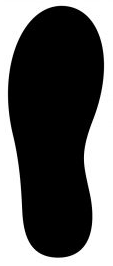
#> input picture sample/cord-plot/shoose.png, 113 x 266 px
$ python cross_section.py
#> lines starting #> are read from the running program, lines starting #| are printed output that depends on the picture
# -*- coding: utf-8 -*-
"""
Created on Sat Sep 23 21:41:41 2023

@author: square
"""

from PIL import Image
import numpy as np
import matplotlib.pyplot as plt

with Image.open("shoose.png") as im:
#> im is the input picture: PIL image 113x266 RGBA; mean R, G, B, A 99.2, 99.2, 99.2, 255
    size = im.size
#> size = (113, 266)
    img = np.array(im)


# fig,ax = plt.subplots()

## 10pixおきに列を取り出す　縦に圧縮したような画像になる
row_num = np.arange(50,size[1],10)
#> row_num = 22 values from 50 to 260
arr = np.array([img[a,:,0] for a in row_num])
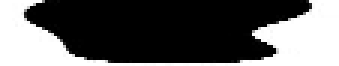
#> arr: shape (22, 113) (shown 3 times larger); min 0, max 255, mean 92.3


pos = []
for r,ar in enumerate(arr):
    left, right = 0,0
    # print(f"row={r}")
    for i,a in enumerate(ar):
        if a < 100:
            left = i
            break

    for i in range(ar.shape[0]-1,-1,-1):
        if ar[i] < 100:
            right = i
            break

    # print(f'left,right = {left},{right}')
    print(f'{left},{r*10}')
    print(f'{right},{r*10}')
#> this loop made 22 passes
#> (printed output is left out)


# for p in pitch:
#     arr = img[p,:,:]
